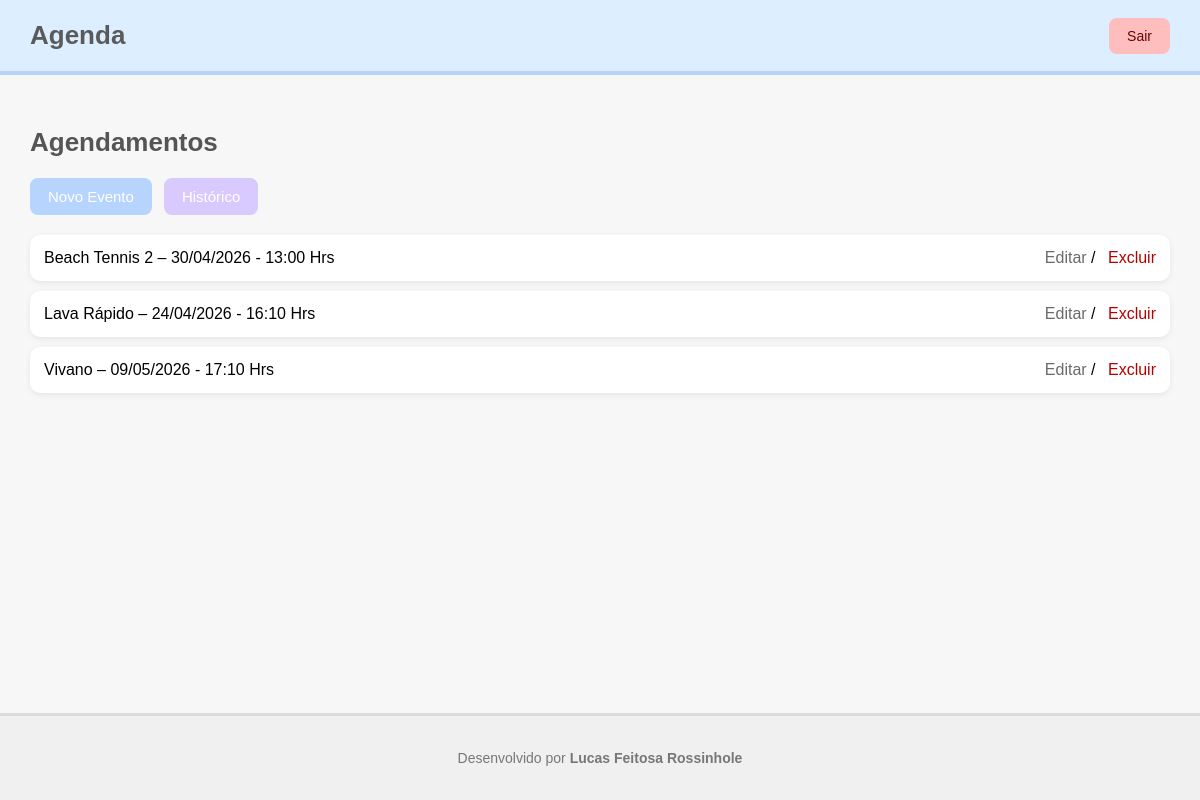
/agenda/ (signed in), run on an earlier commit of the app's database.
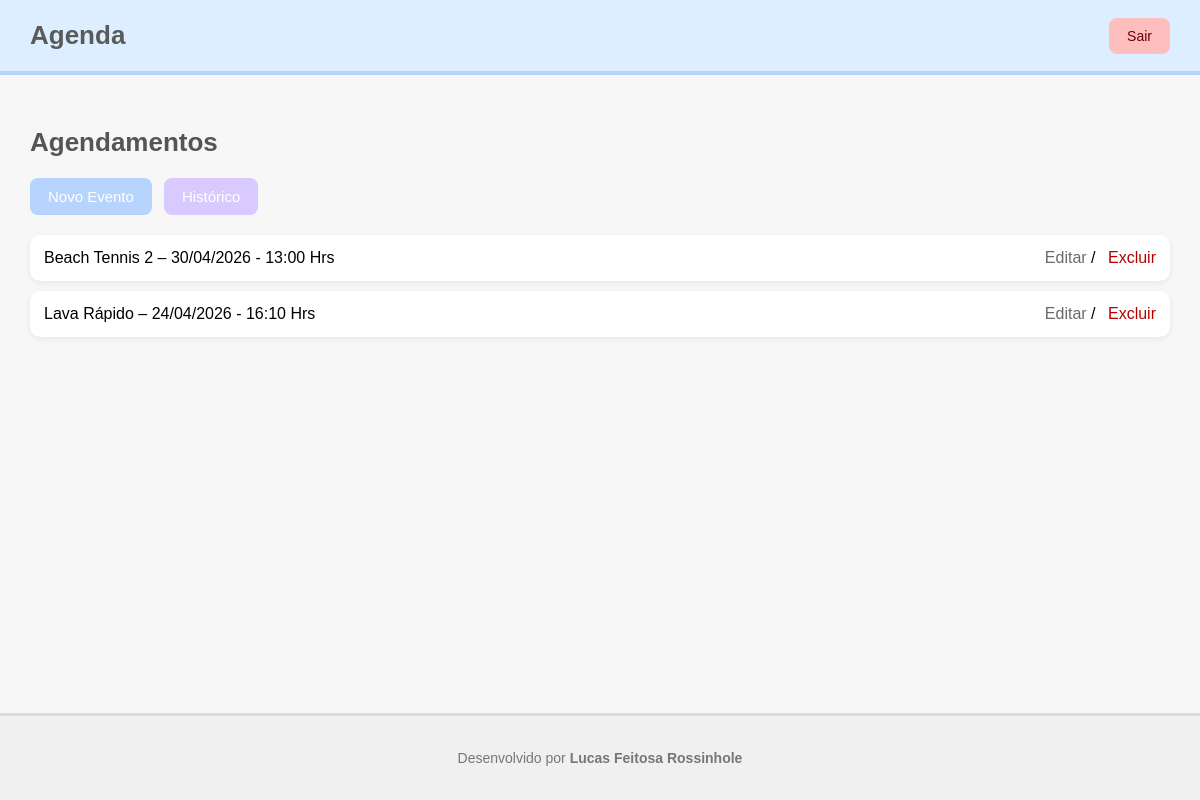
And on a later commit of the database.
### core/models.py (models this page shows, shortened)
class Evento(models.Model): # Aula 02
    titulo = models.CharField(max_length=100)
    descricao = models.TextField(blank=True, null=True)
    data_evento = models.DateTimeField(verbose_name='Data do Evento')
    data_criacao = models.DateTimeField(auto_now=True)
    local = models.CharField(max_length=100, blank=True, null=True)
    usuario = models.ForeignKey(User, on_delete=models.CASCADE)
    class Meta:
        db_table = 'evento'
    def get_data_evento(self):
        return self.data_evento.strftime('%d/%m/%Y - %H:%M Hrs')
    def get_evento_atrasado(self):
        if self.data_evento < datetime.now():
            return True
        else:
            return False
    def get_evento_vencendo(self):
        if self.data_evento < datetime.now() + timedelta(hours=1):
            return True
        else:
            return False

### core/views.py (the view)
# urls.py: path('agenda/', views.lista_eventos),
@login_required(login_url='/login/') # Aula 04: quando ele não encontrar o usuário logado, ele vai redirecionar para a página de login
def lista_eventos(request): # Aula 03: Obtendo todos os eventos do banco de dados
    usuario = request.user # Aula 03: Obtendo o usuário logado
    data_atual = datetime.now() - timedelta(hours=1) # Aula 05: Obtendo a data atual e subtraindo 1 hora para incluir eventos que venceram faz 1 hora
    lista_eventos = Evento.objects.filter(usuario=usuario,
                                        data_evento__gt=data_atual) # gt = greater than, ou seja, eventos com data maior que a data atual, ou seja, eventos futuros
    dados = {'eventos': lista_eventos}
    return render(request, 'agenda.html', dados)

### templates/agenda.html (shortened to what this page needs)
{% extends "model-page.html" %}
{% block content %}
<h2 class="page-title">Agendamentos</h2>
<div class="actions-row">
    <a href="evento/" class="btn pastel-blue">Novo Evento</a>
    <a href="historico/" class="btn pastel-purple">Histórico</a>
</div>
<ul class="event-list">
    {% for evento in eventos %}
    <li class="event-item
    ">
        <span>{{ evento.titulo }} – {{ evento.get_data_evento }}</span>
        <span class="event-actions">
            <a href="evento/?id={{ evento.id }}" class="link-edit">Editar</a>
            <span>/</span>
            <a href="evento/delete/{{ evento.id }}/" class="link-delete">Excluir</a>
        </span>
    </li>
    {% endfor %}
</ul>
{% endblock %}

What changed in the data, as far as the page shows it:
no longer on this page (row edited): Evento: titulo "Vivano", get_data_evento "09/05/2026 - 17:10 Hrs"
